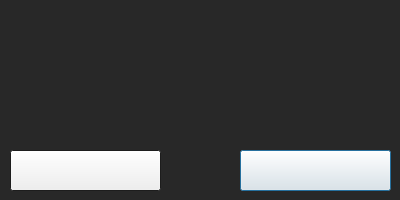
<?xml version="1.0" encoding="UTF-8"?>
<ui version="4.0">
 <class>OptionInformation</class>
 <widget class="QDialog" name="OptionInformation">
  <property name="windowModality">
   <enum>Qt::ApplicationModal</enum>
  </property>
  <property name="geometry">
   <rect>
    <x>0</x>
    <y>0</y>
    <width>400</width>
    <height>200</height>
   </rect>
  </property>
  <property name="palette">
   <palette>
    <active>
     <colorrole role="Base">
      <brush brushstyle="SolidPattern">
       <color alpha="255">
        <red>255</red>
        <green>255</green>
        <blue>255</blue>
       </color>
      </brush>
     </colorrole>
     <colorrole role="Window">
      <brush brushstyle="SolidPattern">
       <color alpha="255">
        <red>40</red>
        <green>40</green>
        <blue>40</blue>
       </color>
      </brush>
     </colorrole>
    </active>
    <inactive>
     <colorrole role="Base">
      <brush brushstyle="SolidPattern">
       <color alpha="255">
        <red>255</red>
        <green>255</green>
        <blue>255</blue>
       </color>
      </brush>
     </colorrole>
     <colorrole role="Window">
      <brush brushstyle="SolidPattern">
       <color alpha="255">
        <red>40</red>
        <green>40</green>
        <blue>40</blue>
       </color>
      </brush>
     </colorrole>
    </inactive>
    <disabled>
     <colorrole role="Base">
      <brush brushstyle="SolidPattern">
       <color alpha="255">
        <red>40</red>
        <green>40</green>
        <blue>40</blue>
       </color>
      </brush>
     </colorrole>
     <colorrole role="Window">
      <brush brushstyle="SolidPattern">
       <color alpha="255">
        <red>40</red>
        <green>40</green>
        <blue>40</blue>
       </color>
      </brush>
     </colorrole>
    </disabled>
   </palette>
  </property>
  <property name="focusPolicy">
   <enum>Qt::NoFocus</enum>
  </property>
  <property name="contextMenuPolicy">
   <enum>Qt::NoContextMenu</enum>
  </property>
  <property name="windowTitle">
   <string>Dialog</string>
  </property>
  <widget class="QLabel" name="lbl_infoMessage">
   <property name="geometry">
    <rect>
     <x>30</x>
     <y>60</y>
     <width>341</width>
     <height>71</height>
    </rect>
   </property>
   <property name="text">
    <string/>
   </property>
   <property name="textFormat">
    <enum>Qt::AutoText</enum>
   </property>
   <property name="scaledContents">
    <bool>true</bool>
   </property>
   <property name="alignment">
    <set>Qt::AlignLeading|Qt::AlignLeft|Qt::AlignTop</set>
   </property>
   <property name="wordWrap">
    <bool>true</bool>
   </property>
  </widget>
  <widget class="QLabel" name="lbl_infoType">
   <property name="geometry">
    <rect>
     <x>100</x>
     <y>10</y>
     <width>211</width>
     <height>31</height>
    </rect>
   </property>
   <property name="text">
    <string/>
   </property>
  </widget>
  <widget class="QPushButton" name="btn_next">
   <property name="geometry">
    <rect>
     <x>240</x>
     <y>150</y>
     <width>151</width>
     <height>41</height>
    </rect>
   </property>
   <property name="text">
    <string/>
   </property>
  </widget>
  <widget class="QPushButton" name="btn_return">
   <property name="geometry">
    <rect>
     <x>10</x>
     <y>150</y>
     <width>151</width>
     <height>41</height>
    </rect>
   </property>
   <property name="text">
    <string/>
   </property>
  </widget>
 </widget>
 <resources/>
 <connections/>
</ui>
